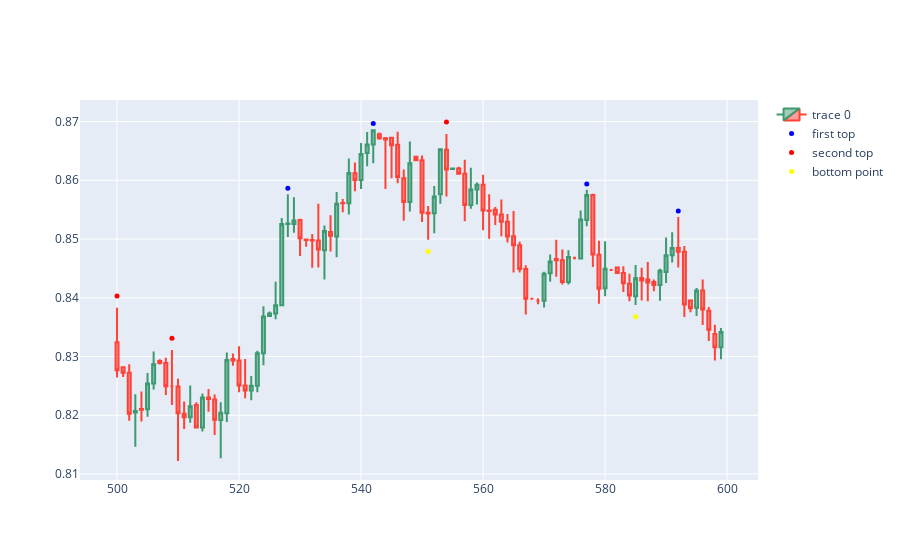

This figure's notebook cell:
### Markdown cell above
## visualization

### Code cell
import plotly.graph_objects as go
from plotly.subplots import make_subplots
from datetime import datetime
dfpl = df[500:600]
fig = go.Figure(data=[go.Candlestick(x=dfpl.index,
                open=dfpl['open'],
                high=dfpl['high'],
                low=dfpl['low'],
                close=dfpl['close'])])

fig.add_scatter(x=dfpl.index, y=dfpl['first'], mode="markers",
                marker=dict(size=5, color="blue"),
                name="first top")
fig.add_scatter(x=dfpl.index, y=dfpl['second'], mode="markers",
                marker=dict(size=5, color="red"),
                name="second top")
fig.add_scatter(x=dfpl.index, y=dfpl['lowpoint2'], mode="markers",
                marker=dict(size=5, color="yellow"),
                name="bottom point")
fig.update_layout(xaxis_rangeslider_visible=False)
fig.show()
